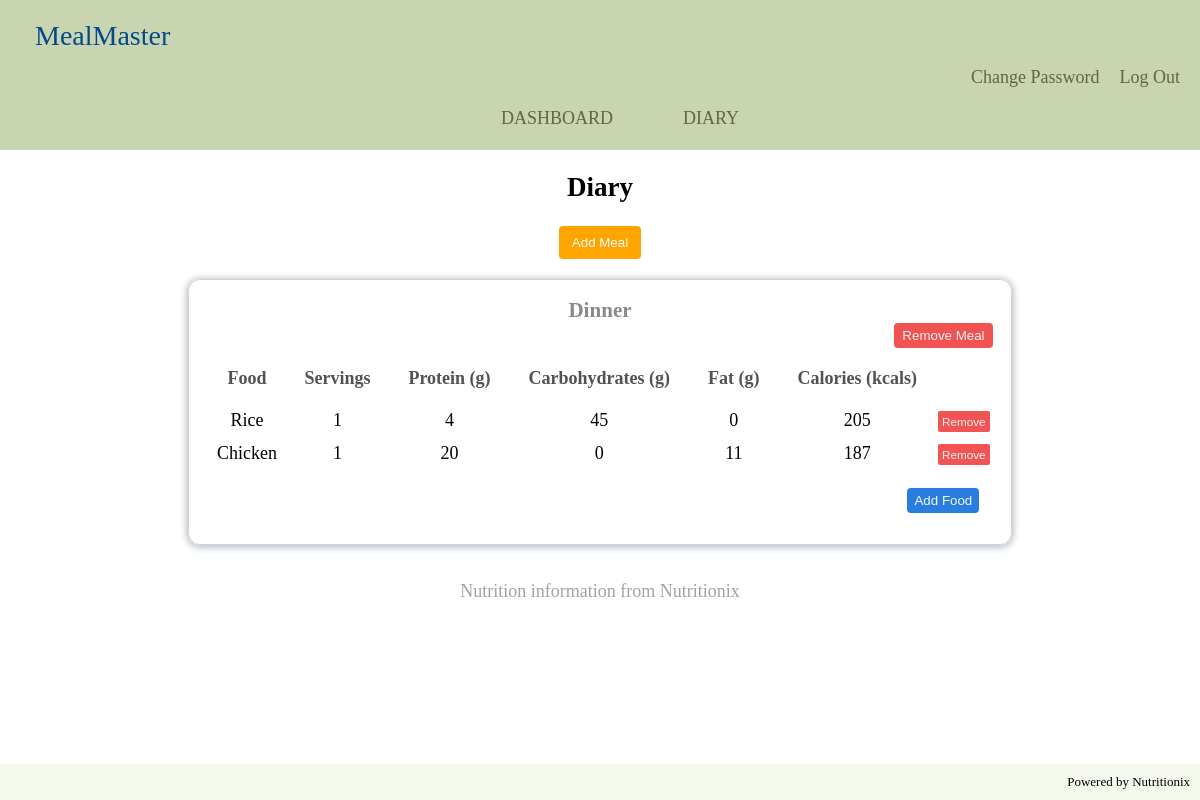
The page /diary (signed in) on the database as committed earlier.
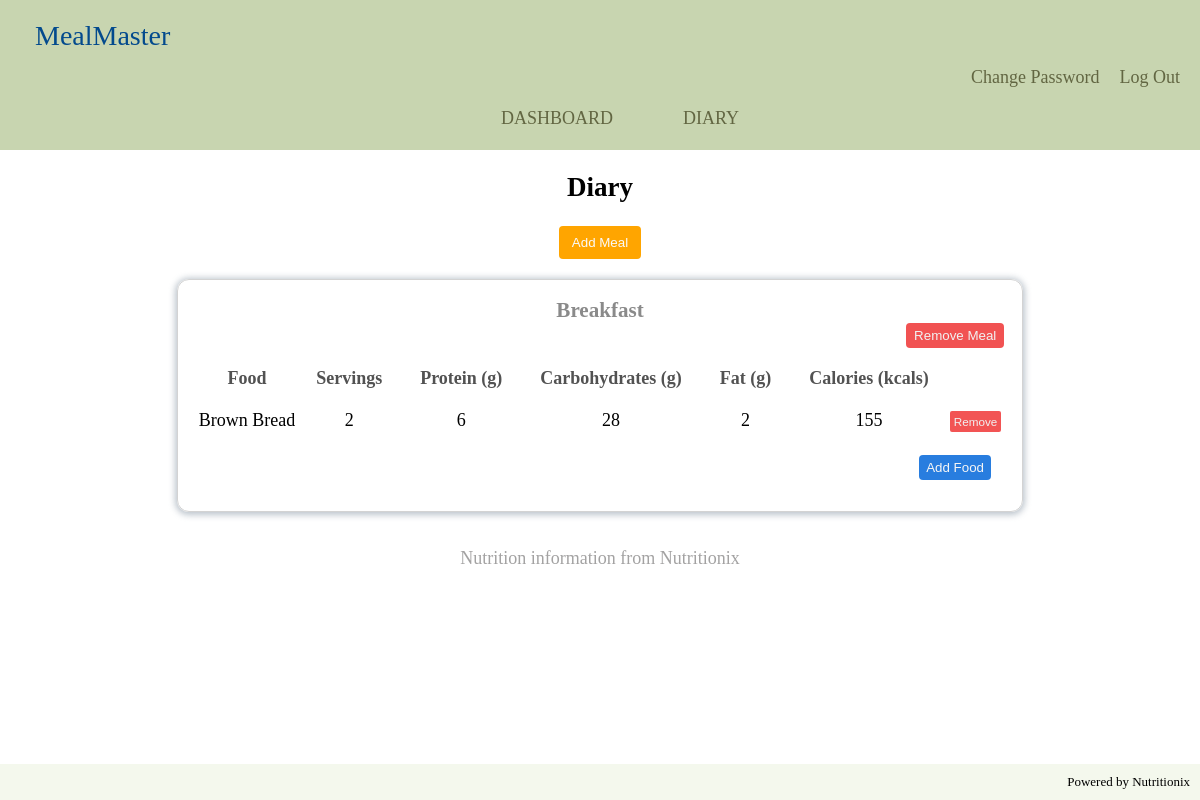
The same page on the database as committed later.
### tables this page shows
CREATE TABLE "meals" (meal_id INTEGER PRIMARY KEY NOT NULL, meal_name TEXT COLLATE NOCASE, username TEXT, FOREIGN KEY (username) REFERENCES users(username));

CREATE TABLE foods (food_id INTEGER PRIMARY KEY, food_name TEXT COLLATE NOCASE NOT NULL, servings INTEGER NOT NULL, calories INTEGER, protein INTEGER, carbohydrates INTEGER, fat INTEGER, meal_id INTEGER, FOREIGN KEY (meal_id) REFERENCES meals(meal_id));

### routes.py (the view)
@app.route("/diary")
@login_required
def diary():
    current_user = session['username']
    try:
        conn, cursor = connect_to_db()
        cursor.execute("SELECT * from meals WHERE username  = ?", (session['username'],))
        records = cursor.fetchall()
        meal_columns = [column[0] for column in cursor.description]
        meals = [dict(zip(meal_columns, record)) for record in records]
        for meal in meals:
            cursor.execute("SELECT * FROM foods WHERE meal_id = ?", (meal['meal_id'],))
            food_records = cursor.fetchall()
            food_columns = [column[0] for column in cursor.description]
            meal['foods'] = [dict(zip(food_columns, record)) for record in food_records]
        print(meal_columns, meals)
    except sqlite3.Error as e:
        flash("Error fetching meals")
        print("Error in db while fetching meals -", e)
    finally:
        conn.close()
    return render_template("diary.html", current_user=current_user, meals=meals)

### database.py (called while the page is built)
def connect_to_db():
    conn = sqlite3.connect('database.db')
    cursor = conn.cursor()
    return conn, cursor

### routes.py (called while the page is built)
def login_required(f):
    @wraps(f)
    def decorated_function(*args, **kwargs):
        if 'username' not in session:
            return redirect(url_for('unauthorized'))
        return f(*args, **kwargs)
    return decorated_function

### templates/diary.html (shortened to what this page needs)
{% extends "layout.html" %}
{% block link_styles %}
<link rel="stylesheet" href="/static/diary.css">
{% endblock %}
{% block main %}
<section class="diary-section">
    <h2>Diary</h2>
    <form action="/add_meal" method="POST" id="add-meal-form">
        <button type="button" id="add-meal-btn">Add Meal</button>
    </form>
    {% if meals %}
        {% for meal in meals %}
            <div class="meal-tables-container">
                <div class="meal-table-box">
                    <table class="meal-table">
                        <h3 class="meal-table-name"> {{ meal['meal_name'] }} </h3>
                        <form action="/remove_meal" method="post" class="remove-meal-form">
                            <button class="remove-meal-btn">Remove Meal</button>
                        </form>
                        <thead>
                            <tr>
                                <th>Food</th>
                                <th>Servings</th>
                                <th>Protein (g)</th>
                                <th>Carbohydrates (g)</th>
                                <th>Fat (g)</th>
                                <th>Calories (kcals)</th>
                            </tr>
                        </thead>
                        <tbody>
                            {% for food in meal['foods'] %}
                                <tr>
                                    <td>{{ food['food_name'] }}</td>
                                    <td>{{ food['servings'] }}</td>
                                    <td>{{ food['protein'] }}</td>
                                    <td>{{ food['carbohydrates'] }}</td>
                                    <td>{{ food['fat'] }}</td>
                                    <td>{{ food['calories'] }}</td>
                                    <td>
                                        <form action="/remove_food" method="post">
                                            <button name="remove-food-btn" class="remove-food-btn" type="submit">Remove</button>
                                        </form>
                                    </td>
                                </tr>
                            {% endfor %}
                        </tbody>
                    </table>
                    <button class="add-food-btn">Add Food</button>
                </div>
            </div>
        {% endfor %}
        <p class="nutrition-source-credit">Nutrition information from Nutritionix</p>
    {% endif %}
{% endblock %}

### templates/layout.html (shortened to what this page needs)
<!DOCTYPE html>
<html lang="en">
<head>
    <link rel="stylesheet" href="/static/header.css">
    <link rel="stylesheet" href="/static/general.css">
    {% block link_styles %} {% endblock %}
</head>
<body>
    <header class="main-header">
        <div class="header-logo">
            <a href="/dashboard">MealMaster</a>
        </div>
        <div class="nav-section">
            {% if current_user %}
                <div class="nav-right">
                    <ul>
                        <li><a href="/change_pw">Change Password</a></li>
                        <li><a href="/logout">Log Out</a></li>
                    </ul>
                </div>
                <div class="nav-bar">
                    <ul>
                        <li><a href="/dashboard">DASHBOARD</a></li>
                        <li><a href="/diary">DIARY</a></li>
                    </ul>
                </div>
            {% endif %}
        </div>
    </header>
    <main>
        {% block main %}{% endblock %}
    </main>
    <footer>
        Powered by Nutritionix
    </footer>
</body>
</html>

### static/header.css (style rules this page uses)
.main-header { display: flex; flex-direction: column; width: 100%; background-color:rgba(174, 193, 139, 0.675); min-height: 150px; }
.header-logo { margin-left: 30px; margin-top: 15px; padding: 5px; font-size: 28px; font-family:Georgia, 'Times New Roman', Times, serif; font-weight: 500; color: rgb(3, 74, 141); }
.nav-section { display: flex; flex-direction: column; cursor: pointer; color:rgb(98, 102, 66); }
.nav-section div li { border-radius: 4px; }
.nav-right { align-self: flex-end; }
.nav-right ul { list-style: none; display: flex; margin: 0 10px 0 0; }
.nav-right li { padding: 10px; }
.nav-bar { align-self: center; }
.nav-bar ul { list-style: none; display: flex; margin: 0; }
.nav-bar li { padding: 10px 35px; }

### static/general.css (style rules this page uses)
body { margin: 0; padding: 0; font-size: 18px; display: flex; flex-direction: column; min-height: 100vh; }
main { position: relative; flex: 1; display: flex; max-width: 100%; flex-direction: column; align-items: center; }
footer { flex-shrink: 0; background-color:rgba(216, 230, 190, 0.277); padding: 10px; margin-top: auto; display: flex; justify-content: end; font-size: small; }
a { text-decoration: none; color: inherit; }

### static/diary.css (style rules this page uses)
.diary-section { display: flex; flex-direction: column; align-items: center; }
#add-meal-form { display: flex; flex-direction: column; align-items: center; }
#add-meal-btn { padding: 9px 13px; border: 0; border-radius: 4px; background-color: orange; color: rgb(250, 250, 250); cursor: pointer; transition-duration: 0.15s; }
.meal-tables-container { display: flex; margin-top: 20px; }
.meal-table-box { display: flex; flex-direction: column; padding: 1em; border: 1px solid lightgrey; border-radius: 12px; box-shadow: 0 1px 6px 2px rgba(119, 136, 153, 0.486); margin-bottom: 1em; transition-duration: 0.25s; }
.meal-table-name { margin: 0; color: #8a8a8a; align-self: center; }
.remove-meal-btn { align-self: flex-end; padding: 5px 8px; border: 0; border-radius: 4px; background-color: rgba(240, 59, 59, 0.877); color: rgb(241, 241, 241); cursor: pointer; transition-duration: 0.15s; font-weight: 500; }
.meal-table th { font-weight: 600; color: #525252; padding: 1em; }
.meal-table tr { padding: 1em; }
.meal-table td { text-align: center; padding-bottom: 1vh; }
.remove-food-btn { font-size: 0.65em; padding: 4px 4px; background-color: rgba(240, 59, 59, 0.87); color: rgb(241, 241, 241); border: 0; border-radius: 2px; cursor: pointer; transition-duration: 0.15s; }
.add-food-btn { align-self: flex-end; padding: 5px 7px; margin: 1em; border: 0; border-radius: 4px; background-color: rgb(40, 125, 223); color: whitesmoke; cursor: pointer; }
.nutrition-source-credit { color: #a3a2a2; }

Rows that differ between the two databases and show on the page:
removed foods: food_name "Chicken", servings "1", protein "20", carbohydrates "0", fat "11", calories "187"
changed meals: meal_name "Dinner" → "Breakfast"
changed foods: food_name "Rice" → "Brown Bread"; servings "1" → "2"; protein "4" → "6"; carbohydrates "45" → "28"; fat "0" → "2"; calories "205" → "155"
